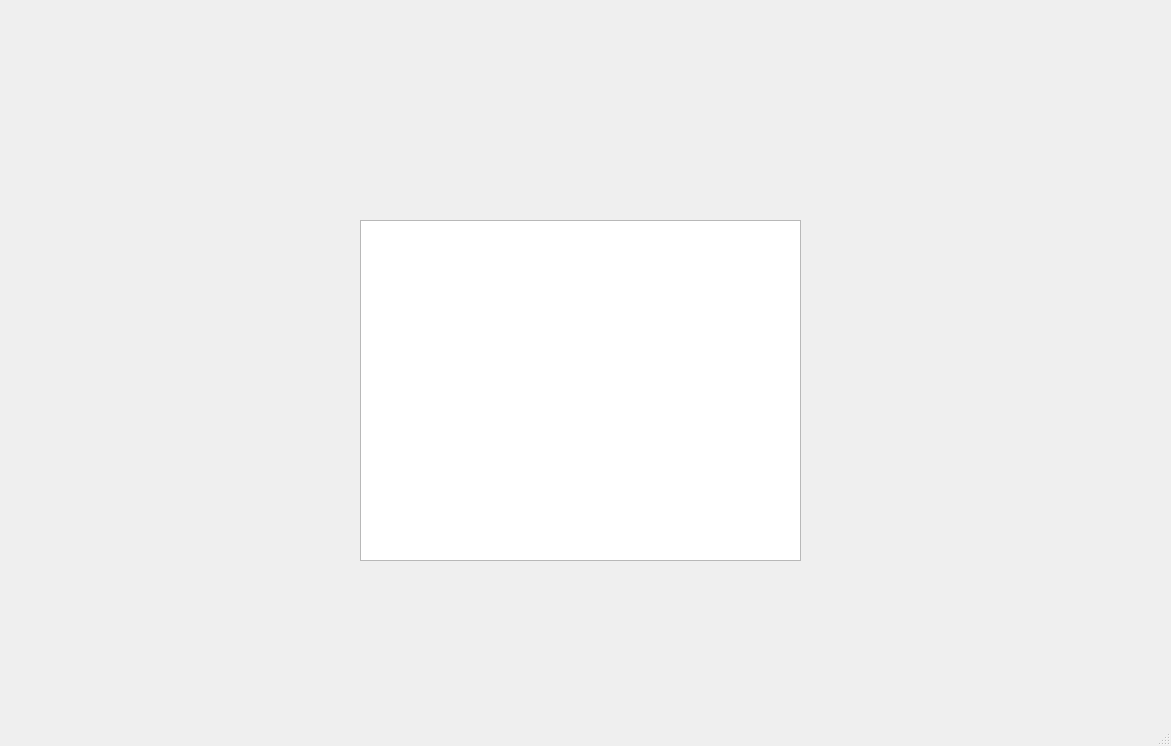
<?xml version="1.0" encoding="UTF-8"?>
<ui version="4.0">
 <class>MainWindow</class>
 <widget class="QMainWindow" name="MainWindow">
  <property name="geometry">
   <rect>
    <x>0</x>
    <y>0</y>
    <width>1171</width>
    <height>746</height>
   </rect>
  </property>
  <property name="windowTitle">
   <string>MainWindow</string>
  </property>
  <widget class="QWidget" name="centralwidget">
   <widget class="QTableWidget" name="tableWidget">
    <property name="geometry">
     <rect>
      <x>360</x>
      <y>220</y>
      <width>441</width>
      <height>341</height>
     </rect>
    </property>
   </widget>
  </widget>
  <widget class="QMenuBar" name="menubar">
   <property name="geometry">
    <rect>
     <x>0</x>
     <y>0</y>
     <width>1171</width>
     <height>22</height>
    </rect>
   </property>
  </widget>
  <widget class="QStatusBar" name="statusbar"/>
 </widget>
 <resources/>
 <connections/>
</ui>
